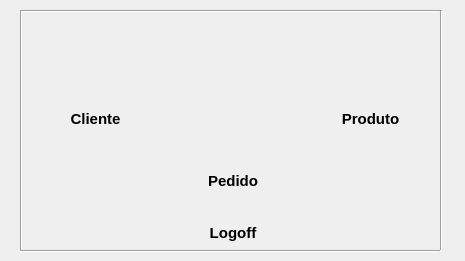
<?xml version="1.0" encoding="UTF-8"?>
<ui version="4.0">
 <class>AreaMaster</class>
 <widget class="QDialog" name="AreaMaster">
  <property name="geometry">
   <rect>
    <x>0</x>
    <y>0</y>
    <width>465</width>
    <height>261</height>
   </rect>
  </property>
  <property name="windowTitle">
   <string>GESTÃO MASTER</string>
  </property>
  <property name="windowIcon">
   <iconset resource="Recursos.qrc">
    <normaloff>:/img/img/loginmaster.png</normaloff>:/img/img/loginmaster.png</iconset>
  </property>
  <widget class="Line" name="line">
   <property name="geometry">
    <rect>
     <x>20</x>
     <y>250</y>
     <width>420</width>
     <height>3</height>
    </rect>
   </property>
   <property name="orientation">
    <enum>Qt::Horizontal</enum>
   </property>
  </widget>
  <widget class="Line" name="line_2">
   <property name="geometry">
    <rect>
     <x>20</x>
     <y>10</y>
     <width>420</width>
     <height>3</height>
    </rect>
   </property>
   <property name="orientation">
    <enum>Qt::Horizontal</enum>
   </property>
  </widget>
  <widget class="Line" name="line_3">
   <property name="geometry">
    <rect>
     <x>20</x>
     <y>10</y>
     <width>3</width>
     <height>240</height>
    </rect>
   </property>
   <property name="orientation">
    <enum>Qt::Vertical</enum>
   </property>
  </widget>
  <widget class="Line" name="line_4">
   <property name="geometry">
    <rect>
     <x>440</x>
     <y>10</y>
     <width>3</width>
     <height>240</height>
    </rect>
   </property>
   <property name="orientation">
    <enum>Qt::Vertical</enum>
   </property>
  </widget>
  <widget class="QWidget" name="layoutWidget">
   <property name="geometry">
    <rect>
     <x>30</x>
     <y>20</y>
     <width>406</width>
     <height>222</height>
    </rect>
   </property>
   <layout class="QVBoxLayout" name="verticalLayout">
    <item>
     <layout class="QHBoxLayout" name="horizontalLayout">
      <item>
       <layout class="QVBoxLayout" name="verticalLayout_2">
        <item>
         <widget class="QPushButton" name="pushButtonGMCliente">
          <property name="text">
           <string/>
          </property>
          <property name="icon">
           <iconset resource="Recursos.qrc">
            <normaloff>:/img/img/cliente.png</normaloff>:/img/img/cliente.png</iconset>
          </property>
          <property name="iconSize">
           <size>
            <width>100</width>
            <height>100</height>
           </size>
          </property>
          <property name="flat">
           <bool>true</bool>
          </property>
         </widget>
        </item>
        <item>
         <widget class="QLabel" name="label_2">
          <property name="text">
           <string>&lt;html&gt;&lt;head/&gt;&lt;body&gt;&lt;p align=&quot;center&quot;&gt;&lt;span style=&quot; font-size:11pt; font-weight:600;&quot;&gt;Cliente&lt;/span&gt;&lt;/p&gt;&lt;/body&gt;&lt;/html&gt;</string>
          </property>
         </widget>
        </item>
       </layout>
      </item>
      <item>
       <layout class="QVBoxLayout" name="verticalLayout_3">
        <item>
         <spacer name="verticalSpacer">
          <property name="orientation">
           <enum>Qt::Vertical</enum>
          </property>
          <property name="sizeHint" stdset="0">
           <size>
            <width>20</width>
            <height>40</height>
           </size>
          </property>
         </spacer>
        </item>
        <item>
         <widget class="QPushButton" name="pushButtonGMPedido">
          <property name="text">
           <string/>
          </property>
          <property name="icon">
           <iconset resource="Recursos.qrc">
            <normaloff>:/img/img/pedido.png</normaloff>:/img/img/pedido.png</iconset>
          </property>
          <property name="iconSize">
           <size>
            <width>80</width>
            <height>80</height>
           </size>
          </property>
          <property name="flat">
           <bool>true</bool>
          </property>
         </widget>
        </item>
        <item>
         <widget class="QLabel" name="label_3">
          <property name="text">
           <string>&lt;html&gt;&lt;head/&gt;&lt;body&gt;&lt;p align=&quot;center&quot;&gt;&lt;span style=&quot; font-size:11pt; font-weight:600;&quot;&gt;Pedido&lt;/span&gt;&lt;/p&gt;&lt;/body&gt;&lt;/html&gt;</string>
          </property>
         </widget>
        </item>
       </layout>
      </item>
      <item>
       <layout class="QVBoxLayout" name="verticalLayout_4">
        <item>
         <widget class="QPushButton" name="pushButtonGMProduto">
          <property name="text">
           <string/>
          </property>
          <property name="icon">
           <iconset resource="Recursos.qrc">
            <normaloff>:/img/img/produto.png</normaloff>:/img/img/produto.png</iconset>
          </property>
          <property name="iconSize">
           <size>
            <width>100</width>
            <height>100</height>
           </size>
          </property>
          <property name="flat">
           <bool>true</bool>
          </property>
         </widget>
        </item>
        <item>
         <widget class="QLabel" name="label_4">
          <property name="text">
           <string>&lt;html&gt;&lt;head/&gt;&lt;body&gt;&lt;p align=&quot;center&quot;&gt;&lt;span style=&quot; font-size:11pt; font-weight:600;&quot;&gt;Produto&lt;/span&gt;&lt;/p&gt;&lt;/body&gt;&lt;/html&gt;</string>
          </property>
         </widget>
        </item>
       </layout>
      </item>
     </layout>
    </item>
    <item>
     <widget class="QPushButton" name="pushButtonGMFazerLogoff">
      <property name="text">
       <string/>
      </property>
      <property name="icon">
       <iconset resource="Recursos.qrc">
        <normaloff>:/img/img/logoff.png</normaloff>:/img/img/logoff.png</iconset>
      </property>
      <property name="iconSize">
       <size>
        <width>50</width>
        <height>50</height>
       </size>
      </property>
      <property name="flat">
       <bool>true</bool>
      </property>
     </widget>
    </item>
    <item>
     <widget class="QLabel" name="label">
      <property name="text">
       <string>&lt;html&gt;&lt;head/&gt;&lt;body&gt;&lt;p align=&quot;center&quot;&gt;&lt;span style=&quot; font-size:11pt; font-weight:600;&quot;&gt;Logoff&lt;/span&gt;&lt;/p&gt;&lt;/body&gt;&lt;/html&gt;</string>
      </property>
     </widget>
    </item>
   </layout>
  </widget>
 </widget>
 <tabstops>
  <tabstop>pushButtonGMCliente</tabstop>
  <tabstop>pushButtonGMPedido</tabstop>
  <tabstop>pushButtonGMProduto</tabstop>
  <tabstop>pushButtonGMFazerLogoff</tabstop>
 </tabstops>
 <resources>
  <include location="Recursos.qrc"/>
 </resources>
 <connections/>
</ui>
